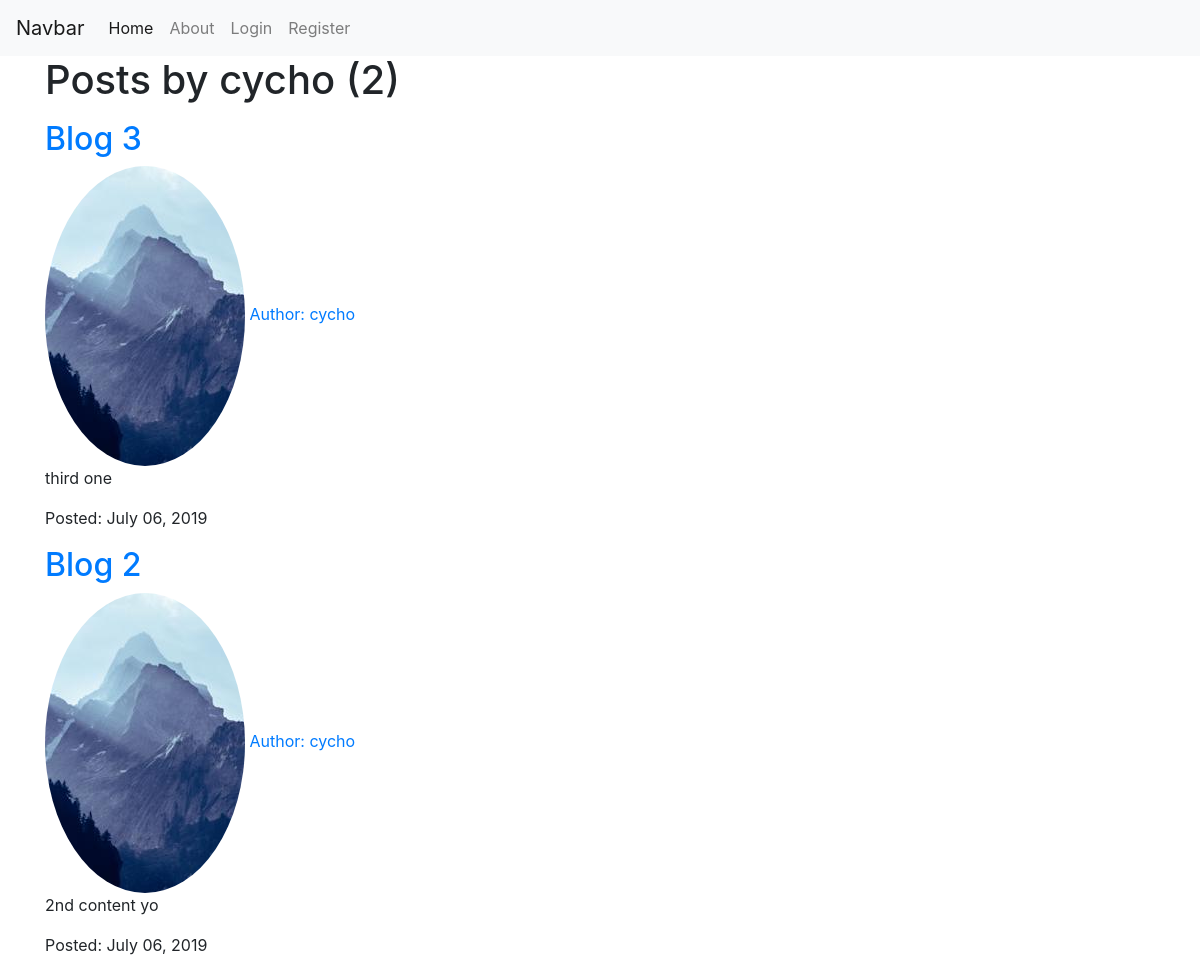
Page /user/cycho on the earlier database version.
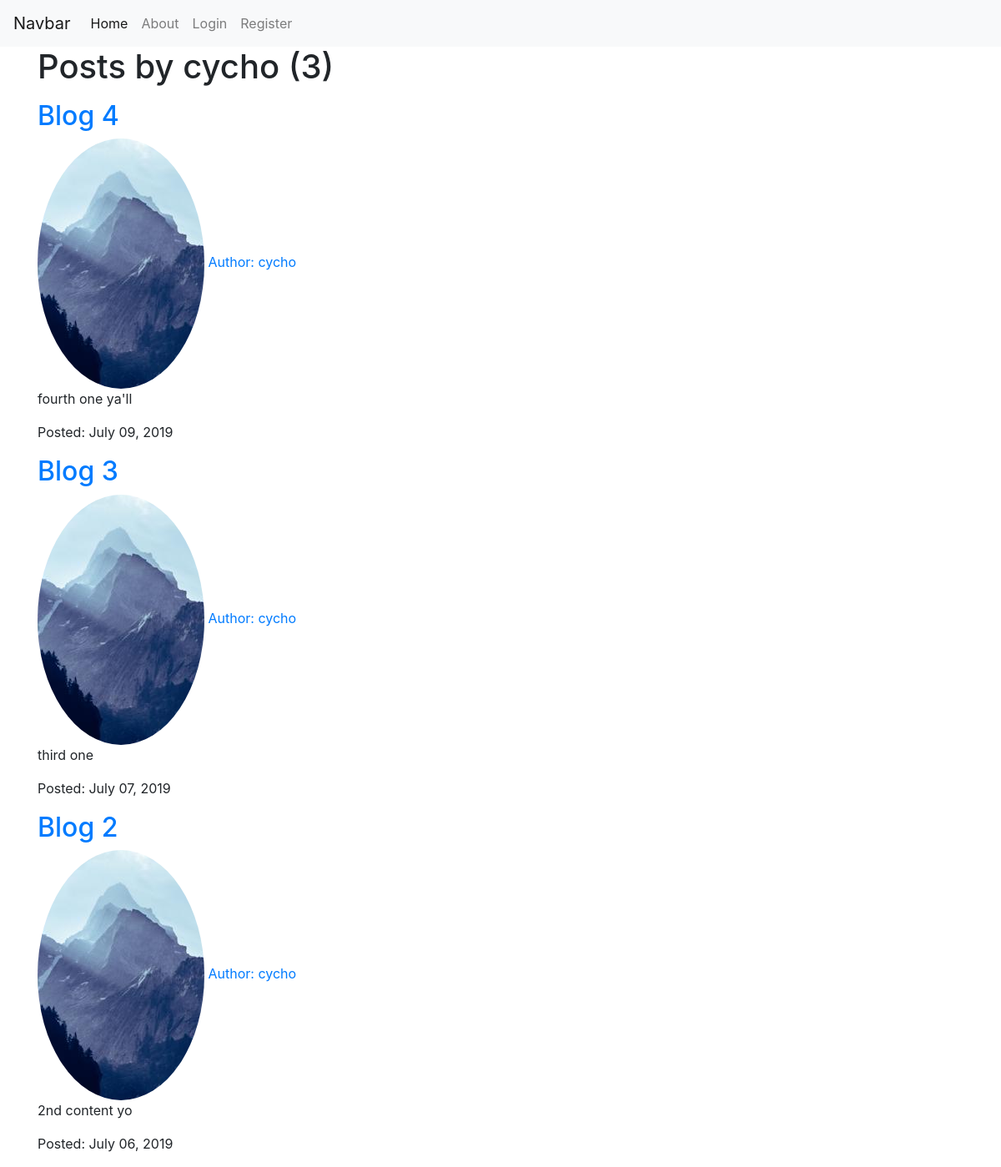
Same page on the later database version.
### blog/models.py (models this page shows, shortened)
class Post(models.Model):
    title = models.CharField(max_length=100)
    content = models.TextField()
    date_posted = models.DateTimeField(default=timezone.now)
    author = models.ForeignKey(User, on_delete=models.CASCADE)

### users/models.py (models this page shows, shortened)
class Profile(models.Model):
    user = models.OneToOneField(User, on_delete=models.CASCADE)
    image = models.ImageField(default='default.jpg', upload_to='profile_pics')

### blog/views.py (the view)
# urls.py: path('user/<str:username>', UserPostListView.as_view(), name='user-posts'),
class UserPostListView(ListView):
    model = Post
    template_name = 'blog/user_post.html'  # <app>/<model>_<viewtype>.html
    context_object_name = 'posts'
    paginate_by = 5
    def get_queryset(self):
        user = get_object_or_404(User, username=self.kwargs.get('username'))
        return Post.objects.filter(author=user).order_by('-date_posted')

### blog/templates/blog/user_post.html (shortened to what this page needs)
{% extends 'blog/base.html' %}
{% block content %}
<h1 class='mb-3'>Posts by {{ view.kwargs.username }} ({{page_obj.paginator.count}})</h1>
{% for post in posts %}
<h2><a href='{% url "post-detail" post.id %}'>{{ post.title }}</a></h2>
<img class='rounded-circle' src='{{post.author.profile.image.url}}'>
<a href='{% url "user-posts" post.author.username %}'>Author: {{ post.author }}</a>
<p>{{ post.content }}</p>
<p>Posted: {{ post.date_posted|date:"F d, Y" }}</p>
{% endfor %}
{% endblock content %}

Differences in the rows shown:
added Post: title "Blog 4", author.profile.image (placeholder picture), author "cycho", content "fourth one ya'll", date_posted "July 09, 2019"
changed Post "Blog 3": date_posted "July 06, 2019" → "July 07, 2019"
Other differences:
{{ page_obj.paginator.count }}: "2" → "3"
